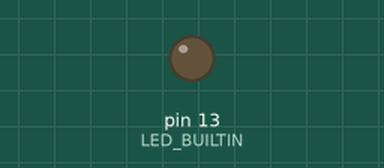
Recording of a sketch running on a simulated Arduino Uno, built with avr-gcc and run on an emulated ATmega328P. Parts: output pins drawn as LEDs (lit = HIGH).

Above: at 0.15 s.
Timing chart, 0 to 1.6 s (numbered marks = the images above):
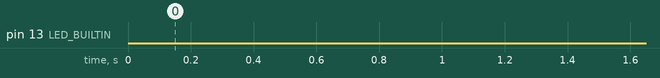

The sketch:

customBlink.ino
```cpp
/*
  customBlink

  Turns an LED on for five milliseconds, then off for twenty milliseconds, repeatedly.

  Based on the Blink sample code.

  Written by Russell Bingham on 9/5/20
*/

// the setup function runs once when you press reset or power the board
void setup() {
  // initialize digital pin LED_BUILTIN as an output.
  pinMode(LED_BUILTIN, OUTPUT);
}

// the loop function runs over and over again forever
void loop() {
  digitalWrite(LED_BUILTIN, HIGH);   // turn the LED on (HIGH is the voltage level)
  delay(5);                       // wait for a second
  digitalWrite(LED_BUILTIN, LOW);    // turn the LED off by making the voltage LOW
  delay(20);                       // wait for a second
}
```
